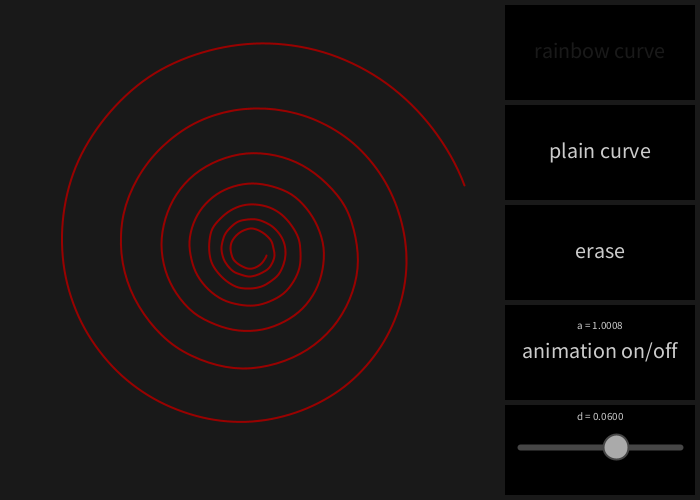
Frame 1 (no input)
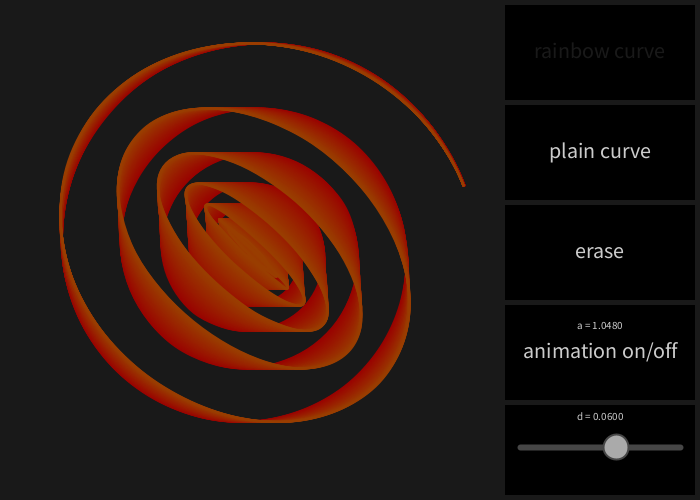
Frame 60 (the mouse pressed at the canvas centre just before this capture)
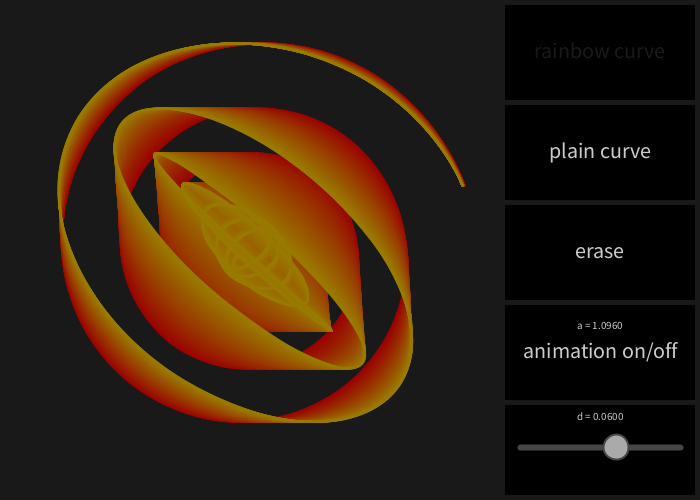
Frame 120 (the mouse held since frame 60 and released just before this capture)

The Processing sketch that drew these frames (run headless with seeded random() and noise(); from frame 60 on, the mouse is pressed at the canvas centre):

// Processing sketch: processing_169373
// ── processing_169373.pde

Slider slider;
Coord coord;
int oldWidth;
float d = 0.06;
int steps = 150;
float range = 14*PI;
float maxY = 1.1;
float freq = 1;
float deltaf = 0.0008;
float hue = 0;
boolean coloured = true;
boolean animationOn = true;

void setup() {
  size(700, 500);
  oldWidth = width;
  colorMode(HSB, 360, 100, 100, 100);
  textAlign(CENTER, CENTER);
  resizeAfterCanvas();
  background(0, 0, 10);
}

void draw() {
  if (oldWidth != width) {
    resizeAfterCanvas();
  }
  if (freq >=2 || freq < 0) {
    deltaf = -deltaf;
  }
  if (animationOn) {
    freq += deltaf;
    if (coloured) {
      hue = (hue+0.4) % 360;
      strokeWeight(2);
      stroke(hue, 100, 60);
    } else {
      background(0, 0, 10);
      strokeWeight(4);
      stroke(0, 0, 90);
    }
    drawPath(steps, range, freq);
  }
  drawMenu();
  slider.update();
  d = slider.getValue();
  slider.redraw();
}

void mouseClicked() {
  if (mouseX > width*5/7 && mouseY < height*4/5) {
    int top = (int) Math.floor(mouseY/(height/5));
    if (top == 0) {
      background(0, 0, 10);
      coloured = true;
    } else if (top == 1) {
      coloured = false;
    } else if (top == 2) {
      background(0, 0, 10);
    } else {
      animationOn = !animationOn;
    }
  }
}

void resizeAfterCanvas() {
  coord = new Coord(height, height, -maxY, maxY, -maxY, maxY);
  slider = new Slider(width*5/7+0.1*width*2/7, height*4/5+height/20, width*2/7*0.8, height/10, 0, 0.1, d, height/20);
  oldWidth = width;
}

void drawPath(int steps, float range, float freq) {
  PVector[] ar = new PVector[steps];
  float t = 0;
  for (int i = 0; i<steps; i++) {
    ar[i] = new PVector(coord.getIntX(cos(freq*t)*exp(-d*t)), coord.getIntY(sin(t)*exp(-d*t)));
    t += range/(steps-1);
  }
  noFill();
  beginShape();
  for (int i = 0; i<steps; i++) {
    curveVertex(ar[i].x, ar[i].y);
  }
  endShape();
}

void mouseReleased() {
}

void drawMenu() {
  noStroke();
  fill(0, 0, 0);
  for (int i = 0; i < 4; i++) {
    rect(width*5/7+height/100, i*height/5+height/100, width*2/7-height/50, height/5-height/100);
  }
  rect(width*5/7+height/100, 4*height/5+height/100, width*2/7-height/50, height/5-height/50);
  String[]  texts = {
    "rainbow curve", "plain curve", "erase", "animation on/off"
  };
  textSize(height/22);
  int bright = (coloured ? 10: 80);
  fill(0, 0, bright);
  text(texts[0], width*6/7, height/10); 
  bright = (coloured ? 80: 10);
  fill(0, 0, bright);
  text(texts[1], width*6/7, height/5+height/10);  
  fill(0, 0, 80);
  for (int i = 2; i < 4; i++) {
    text(texts[i], width*6/7, i*height/5+height/10);
  }
  textSize(height/45);
  text("a = "+ nf(freq, 1, 4), width*6/7, 3*height/5+height/20);
  text("d = "+ nf(d, 1, 4), width*6/7, 4*height/5+height/30);
  if (mouseX > width*5/7 && mouseY < height*4/5) { //hover effect
    int top = (int) Math.floor(mouseY/(height/5));
    fill(0, 0, 50, 50);
    rect(width*5/7+height/100, top*height/5+height/100, width*2/7-height/50, height/5-height/100);
  }
}

class Coord {

  int intWidth, intHeight;
  float dblXmin, dblXmax, dblYmin, dblYmax;

  Coord(int intWidth, int intHeight, float dblXmin, float dblXmax, float dblYmin, float dblYmax) {
    this.intWidth = intWidth;
    this.intHeight = intHeight;
    this.dblXmin = dblXmin;
    this.dblXmax = dblXmax;
    this.dblYmin = dblYmin;
    this.dblYmax = dblYmax;
  }

  float getDblX(int intX) {
    return this.dblXmin+intX*(this.dblXmax-this.dblXmin)/this.intWidth;
  }

  float getDblY(int intY) {
    return this.dblYmax-intY*(this.dblYmax-this.dblYmin)/this.intHeight;
  }

  float getIntX(float dblX) {
    int i = Math.round((dblX-this.dblXmin)*this.intWidth/(this.dblXmax-this.dblXmin));
    if (i<0 || i>=this.intWidth) { 
      return -1;
    } else {
      return i;
    }
  }

  float getIntY(float dblY) {
    int i = Math.round((this.dblYmax-dblY)*this.intHeight/(this.dblYmax-this.dblYmin));
    if (i<0 || i>=this.intHeight) { 
      return -1;
    } else { 
      return i;
    }
  }
}

/************************************************************/
/* Class to handle a horizontal slider                  *****/
/************************************************************/
class Slider {
  float x, y, w, h;
  float min, max;
  float value;
  int dragged = -1;
  float radius;
  
  Slider(float x, float y, float w, float h, float min, float max, float value, float radius) {
    this.x = x;
    this.y = y;
    this.w = w;
    this.h = h;
    this.min = min;
    this.max = max;
    this.value = value;
    this.radius = radius;
  }
  
  void update() {
    float mx = mouseX;
    float my = mouseY;
    float val = map(value, min, max, x, x+w);
    if (mx<x || my<y || mx>(x+w) || my>(y+h)) {
      dragged = -1;
      return;
    }
    if (mousePressed) {
      if (dragged == -1) {
        if (dist(val, y+h/2-3, mx, my)<=radius) {
          dragged = 1;
        }
      } else if (mx >x && my>y && mx<(x+w) && my<(y+h)) {
          value = map(mx, x, x+w, min, max);
      }
    } 
  }
  
  void redraw() {
    float mx = mouseX;
    float my = mouseY; 
    stroke(100);
    strokeWeight(height/83);
    line(x, y+h/2-3, x+w, y+h/2-3);
    strokeWeight(2);
    fill(240);
    float val = map(value, min, max, x, x+w);
    ellipse(val, y+h/2-3, radius, radius);
    //hover effect
    if (dist(val, y+h/2-3, mx, my)<=radius) {
      fill(100, 100);
      ellipse(val, y+h/2-3, radius, radius);
    }
  }
  
  void release() {
    dragged = -1;
  }
  
  float getValue() {
    return value;
  }
}
